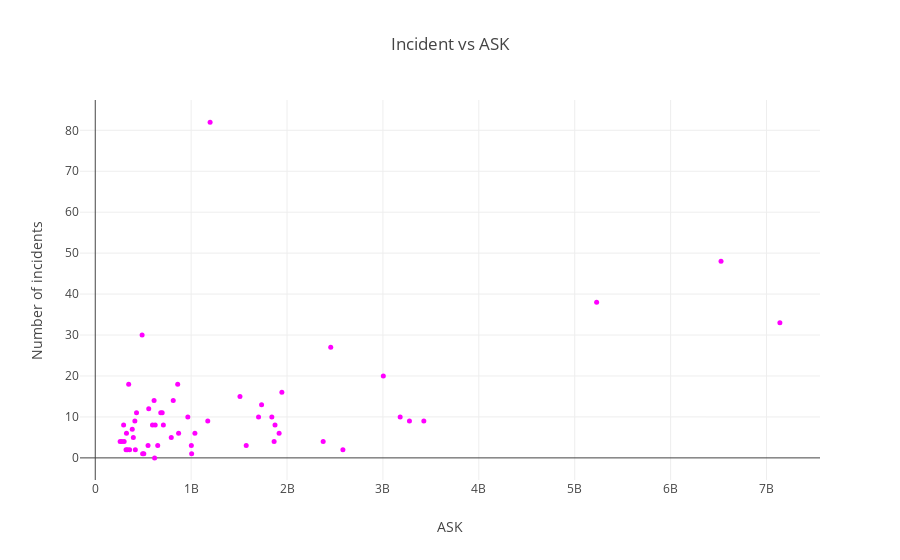

The code cell stored with this chart in its notebook:
### Code cell
#Scatter plot che confronta gli incidenti di tutti gli anni con ask

print("\nASK: number of seats multiplied by the number of kilometers the airline flies")

data = []

incidentSum = incident85_99+incident00_14

trace = go.Scatter(x = ask, y = incidentSum,
                   mode = 'markers', marker = {'color': 'rgb(255,0,255)', 'size': 5, 'symbol': 'circle', 'opacity': 1.0},
                   text = airlines,
                   name = "Incidents 85-99"
                  ) 
data.append(trace)


layout = go.Layout(title = 'Incident vs ASK', xaxis = {'title': 'ASK'}, yaxis = {'title': 'Number of incidents'}, barmode='overlay')
fig=go.Figure(data=data, layout=layout)

py.iplot(fig)

#print(incidentSum)

### Figure 1 — Plotly figure (JSON) as saved in the notebook; plotly's stock layout.template omitted (floating-point values rounded to 4 significant figures)
{"data": [{"marker": {"color": "rgb(255,0,255)", "opacity": 1, "size": 5, "symbol": "circle"}, "mode": "markers", "name": "Incidents 85-99", "text": ["Aer Lingus", "Aeroflot*", "Aerolineas Argentinas", "Aeromexico*", "Air Canada", "Air France", "Air India*", "Air New Zealand*", "Alaska Airlines*", "Alitalia", "All Nippon Airways", "American*", "Austrian Airlines", "Avianca", "British Airways*", "Cathay Pacific*", "China Airlines", "Condor", "COPA", "Delta / Northwest*", "Egyptair", "El Al", "Ethiopian Airlines", "Finnair", "Garuda Indonesia", "Gulf Air", "Hawaiian Airlines", "Iberia", "Japan Airlines", "Kenya Airways", "KLM*", "Korean Air", "LAN Airlines", "Lufthansa*", "Malaysia Airlines", "Pakistan International", "Philippine Airlines", "Qantas*", "Royal Air Maroc", "SAS*", "Saudi Arabian", "Singapore Airlines", "South African", "Southwest Airlines", "Sri Lankan / AirLanka", "SWISS*", "TACA", "TAM", "TAP - Air Portugal", "Thai Airways", "Turkish Airlines", "United / Continental*", "US Airways / America West*", "Vietnam Airlines", "Virgin Atlantic", "Xiamen Airlines"], "type": "scatter", "uid": "4de1e67e-f63f-11e8-8394-1002b5e0c242", "x": [320906734, 1197672318, 385803648, 596871813, 1865253802, 3004002661, 869253552, 710174817, 965346773, 698012498, 1841234177, 5228357340, 358239823, 396922563, 3179760952, 2582459303, 813216487, 417982610, 550491507, 6525658894, 557699891, 335448023, 488560643, 506464950, 613356665, 301379762, 493877795, 1173203126, 1574217531, 277414794, 1874561773, 1734522605, 1001965891, 3426529504, 1039171244, 348563137, 413007158, 1917428984, 295705339, 682971852, 859673901, 2376857805, 651502442, 3276525770, 325582976, 792601299, 259373346, 1509195646, 619130754, 1702802250, 1946098294, 7139291291, 2455687887, 625084918, 1005248585, 430462962], "y": [2, 82, 7, 8, 4, 20, 6, 8, 10, 11, 10, 38, 2, 5, 10, 2, 14, 2, 3, 48, 12, 2, 30, 1, 14, 4, 1, 9, 3, 4, 8, 13, 3, 9, 6, 18, 9, 6, 8, 11, 18, 4, 3, 9, 6, 5, 4, 15, 0, 10, 16, 33, 27, 8, 1, 11]}], "layout": {"barmode": "overlay", "title": "Incident vs ASK", "xaxis": {"title": "ASK"}, "yaxis": {"title": "Number of incidents"}}}
